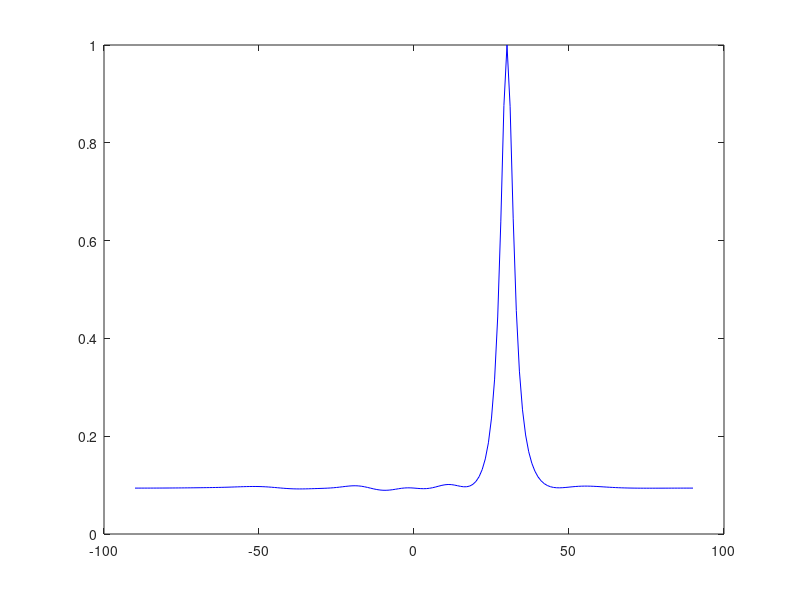
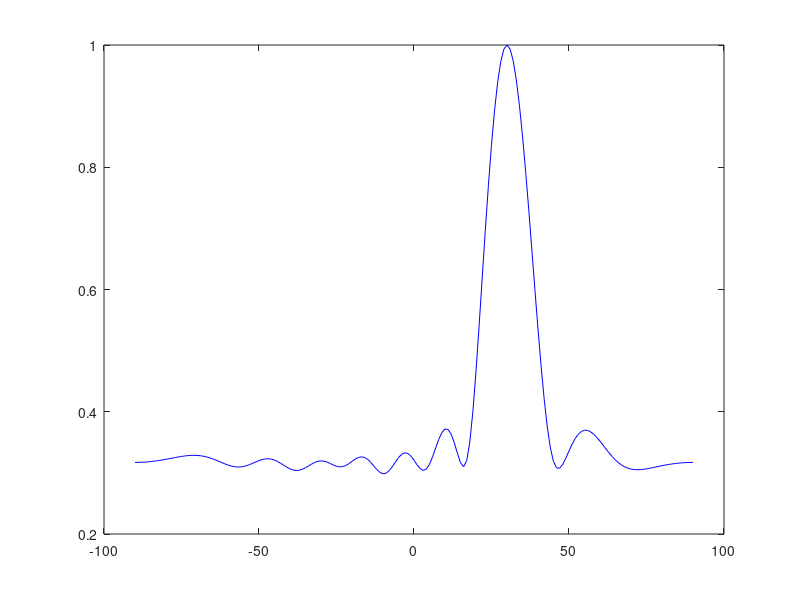

Recreate these plots in MATLAB, in order.
clc;
clear;
close all;
warning off;
addpath(genpath(pwd));
rng('default')


NUM_signal = 1;                             % 信号个数
NUM_zy     = 9;                             % 阵元个数
samples    = 1000;                          % 采集信号的数量
theta      = [30];                       % 多目标信号的来波方向
A          = zeros(NUM_zy,NUM_signal);      % 目标方向的导向矢量，用于模拟真实信号
thetam     = zeros(1,NUM_signal);           % 角度转换器

for m=1:NUM_signal
    thetam(m) = theta(m)*pi/180;                                % 将角度转换为弧度制    
    A(:,m) = exp(j*pi*sin(thetam(m))*(0:NUM_zy-1));             % 其中一个有效信号的导向矢量
end 

Sn = randn(NUM_signal,samples)+j*randn(NUM_signal,samples);     % 模拟真实信号中的有效信号
Vn = randn(NUM_zy,samples)+j*randn(NUM_zy,samples);             % 模拟真是信号中的噪声信号
xt = A*Sn+Vn;                                                   % xt就是实际接收到的信号数据
Rjn = (xt*xt')/samples;                                         % 计算自身信号的自相关系数

%% mvdr算法
ths=-90:1:90;
a=zeros(NUM_zy,1);
for k=1:length(ths)
    for i=1:NUM_zy
        a(i)=exp(j*pi*sin(ths(k)*pi/180)*(i-1))           % 遍历每个角度
    end
    beam1(k) = 1/(a'*inv(Rjn)*a);                         % 根据mvdr得到的结论，进行功率谱的计算，得到最大值便是想要的来波角度
end
beam1=abs(beam1);
beam1=beam1/max(beam1);
[V,I] = max(beam1);
err=abs(ths(I)-theta)/theta                               % 误差计算
% beam1 = 10*log10(beam1);
figure (1);
plot(ths,beam1,'b-')
hold on; 

%% 最简单的DOA估计
a_test = zeros(9,1);
y_result = zeros(1,length(ths));
ths=-90:1:90;
Rjn1 = (xt*xt')/samples;                                                % 计算信号的自相关系数

for jj = 1:length(ths)
    for jjj = 1:NUM_zy
        a_test(jjj) = exp(j*pi*sin(ths(jj)*pi/180)*(jjj-1));            % 遍历每个角度      
    end
                                                                        % 上述两种波束形成均可以，分别是最简单的波束形成和MVDR波束形成。
%     y_result(jj) = a_test'*Rjn1*a_test;
    y_result(jj) = norm(a_test'*xt)/norm(Sn);
end

y_result = abs(y_result);
y_result = y_result/(max(y_result));
[V1,I1] = max(y_result);
err1=abs(ths(I)-theta)/theta

figure (2);
plot(ths,y_result,'b-');

save R.mat ths beam1 err
